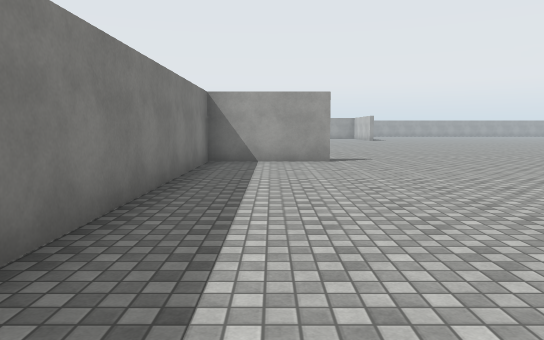
View 1 (above)

24 first-person views from a walk through a scene from a Unity 3-D project. The camera is 1.4 m above the floor, tilts 6° down and sees 70° across. The floor is counted in squares, 2 m on a side. Each view is taken from the middle of a square. On the plan, view 1 faces up. The plan holds only what a view shows up to about 11 squares ahead; the rest is blank. The place goes on beyond the plan. Some surface patterns are stand-ins.

View 2
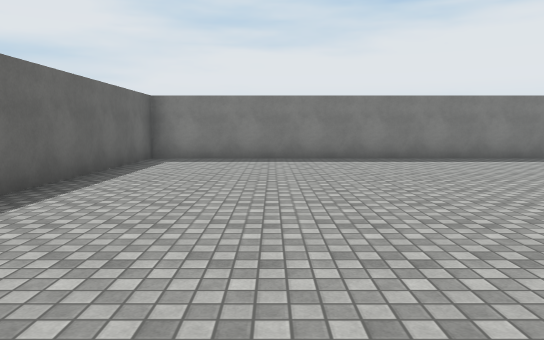

View 3
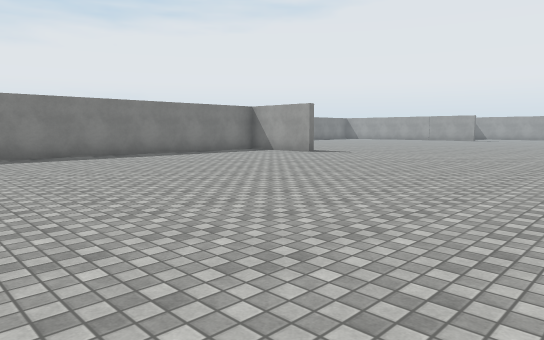

View 4
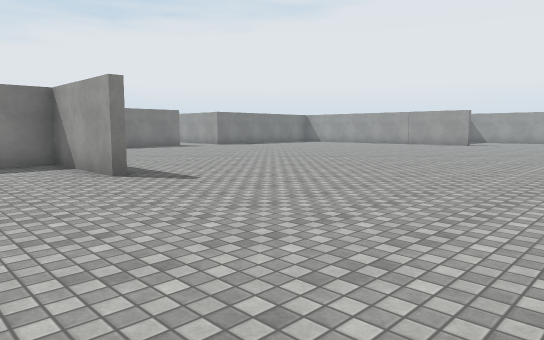

View 5
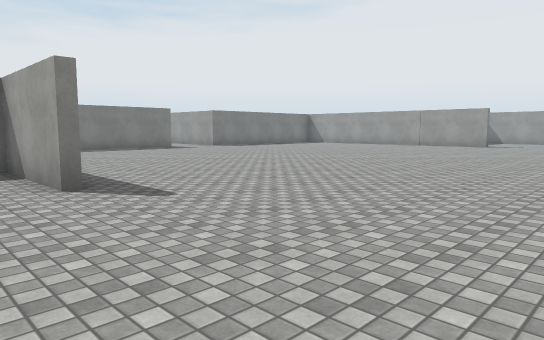

View 6
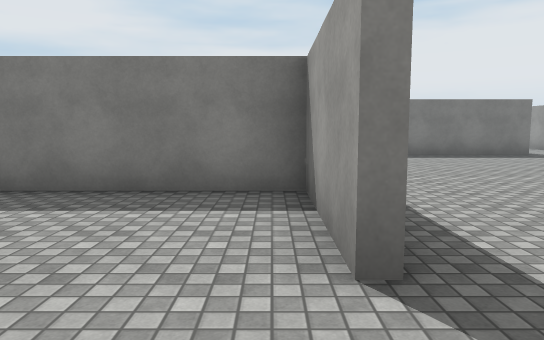

View 7
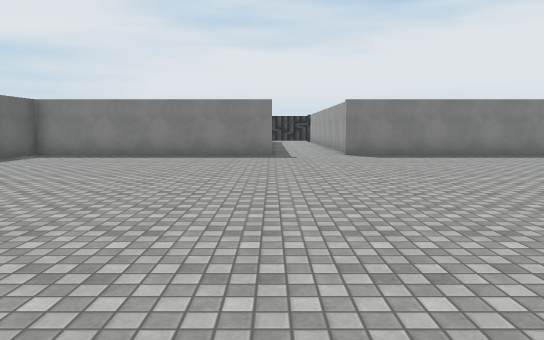

View 8
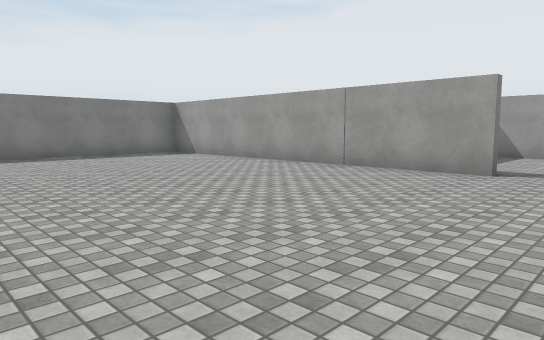

View 9
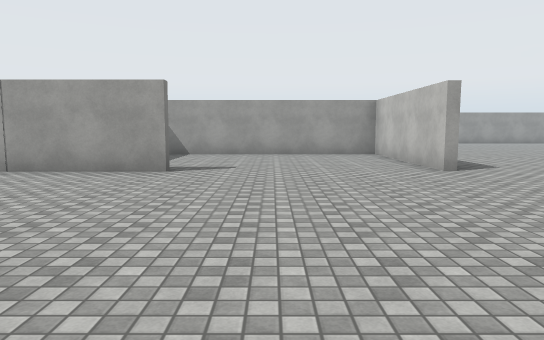

View 10
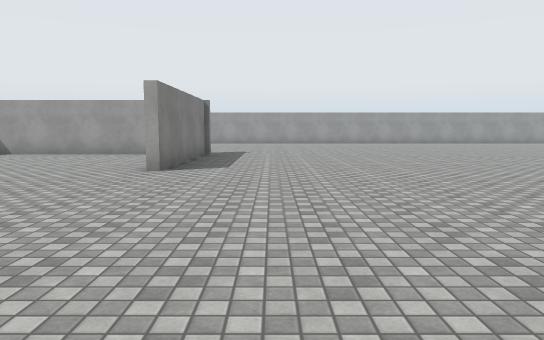

View 11
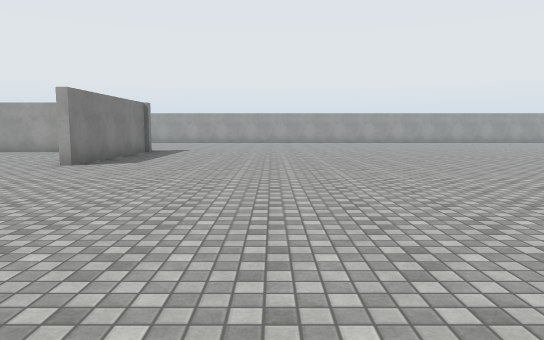

View 12
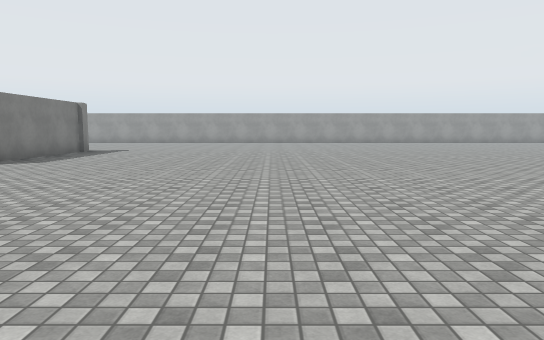

View 13
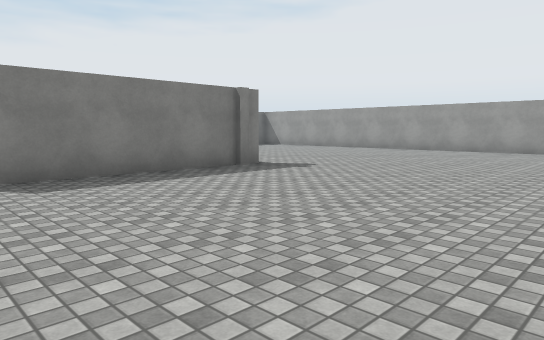

View 14
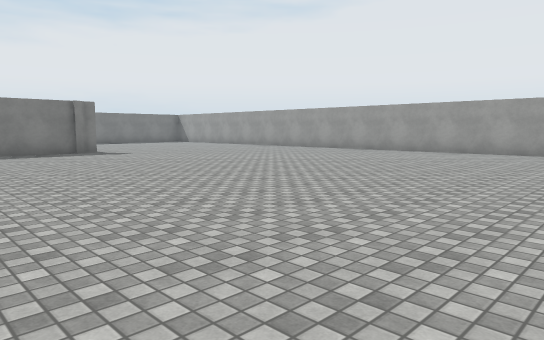

View 15
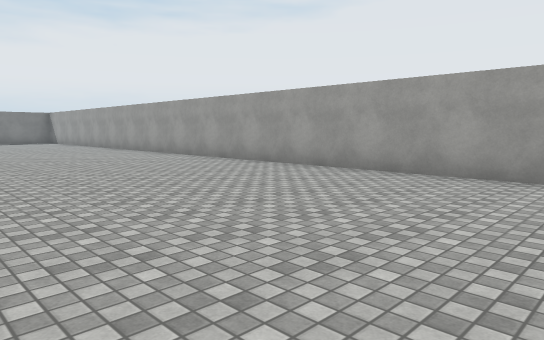

View 16
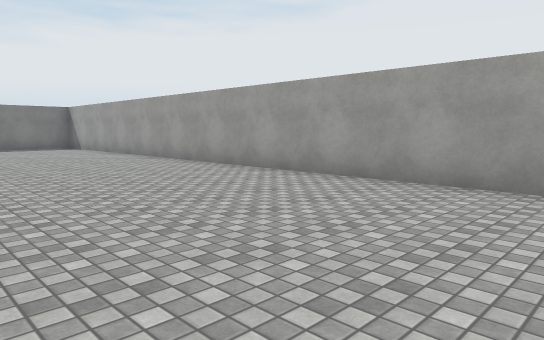

View 17
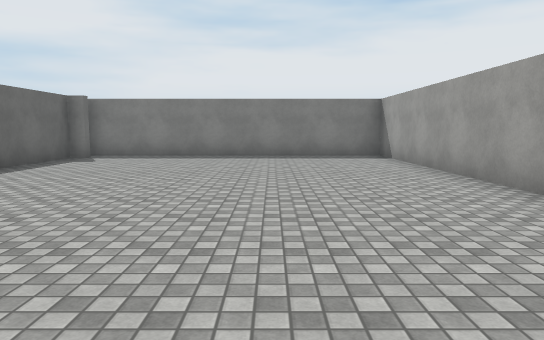

View 18
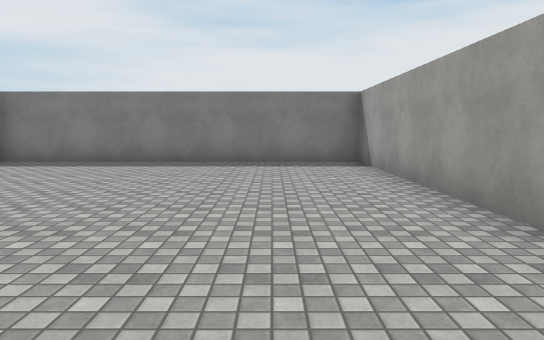

View 19
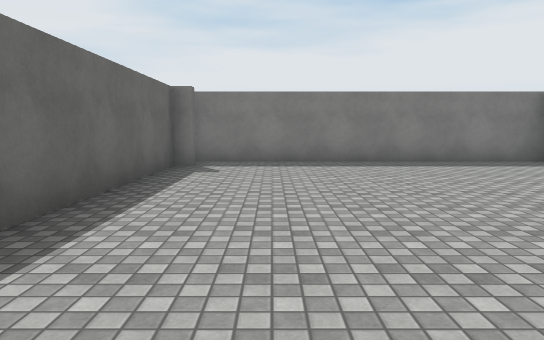

View 20
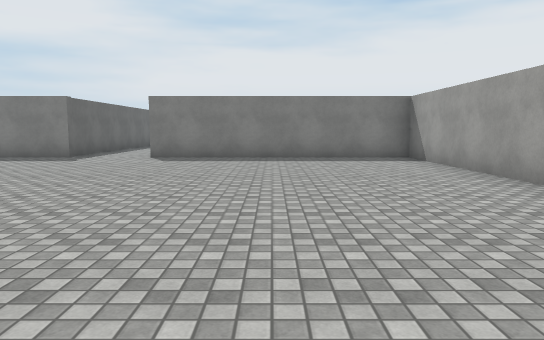

View 21
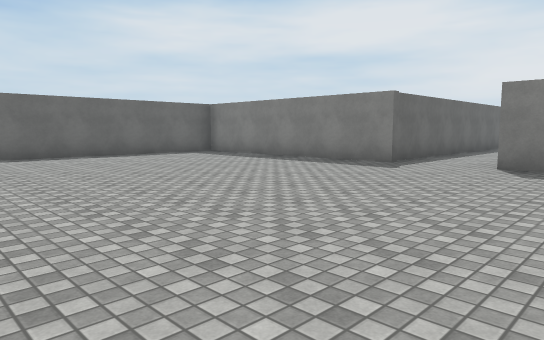

View 22
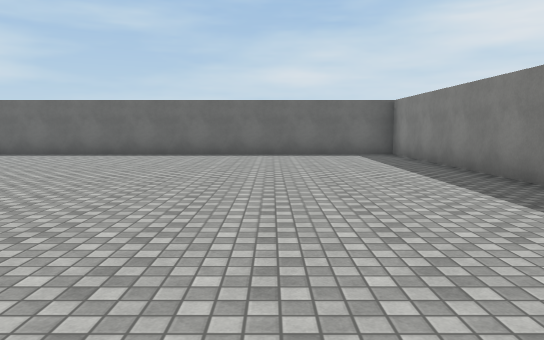

View 23
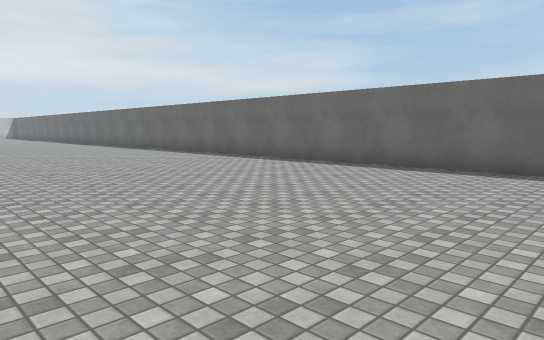

View 24
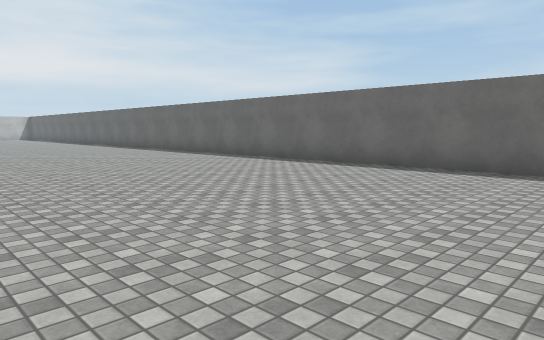

### Floor plan
Points are (right, up) in squares from view 1. A wall is a line through its corners. A room is listed if a view was taken in it or the views show most of it. See-through windows are left out.
Room 1 (views 1, 2, 3, 4, 5, 6, 7, 8, 9, 10, 11, 12, 13, 14, 15, 16, 17, 18, 19, 20, 21, 22, 23, 24)
walls: (5.9, 23.5) (5.9, 28); (1.4, 23.4) (-7.6, 23.4) (-7.6, 17); (1.4, 8.4) (-1.4, 8.4) (-1.4, -3.9) (17.9, -3.9); (6.4, 27.9) (0.1, 27.9); (6.1, 28.5) (6.1, 23.5); (-0.4, 28.1) (4.4, 28.1); (-7.6, 15.1) (-7.6, 8.6) (-1.8, 8.6); (-8.5, 14.9) (-7.5, 14.9); (19, 35.9) (-1.4, 35.9) (-1.4, 28.1)

Where each view was taken, in squares from view 1:
view 1: 0 up, 0 right, facing up
view 2: 1 down, 8 right, facing left
view 3: 1 down, 9 right, facing up-left
view 4: 6 up, 7 right, facing up-left
view 5: 7 up, 6 right, facing up-left
view 6: 8 up, 3 right, facing left
view 7: 15 up, 3 right, facing left
view 8: 17 up, 3 right, facing up-left
view 9: 17 up, 3 right, facing up
view 10: 17 up, 8 right, facing up
view 11: 16 up, 10 right, facing up
view 12: 16 up, 12 right, facing up
view 13: 23 up, 12 right, facing up-left
view 14: 24 up, 18 right, facing up-left
view 15: 30 up, 20 right, facing up-left
view 16: 31 up, 14 right, facing up-left
view 17: 33 up, 9 right, facing left
view 18: 34 up, 7 right, facing left
view 19: 30 up, 7 right, facing left
view 20: 20 up, 2 right, facing left
view 21: 19 up, 0 right, facing down-left
view 22: 7 up, 2 right, facing down
view 23: 3 up, 5 right, facing down-right
view 24: 3 up, 9 right, facing down-right
